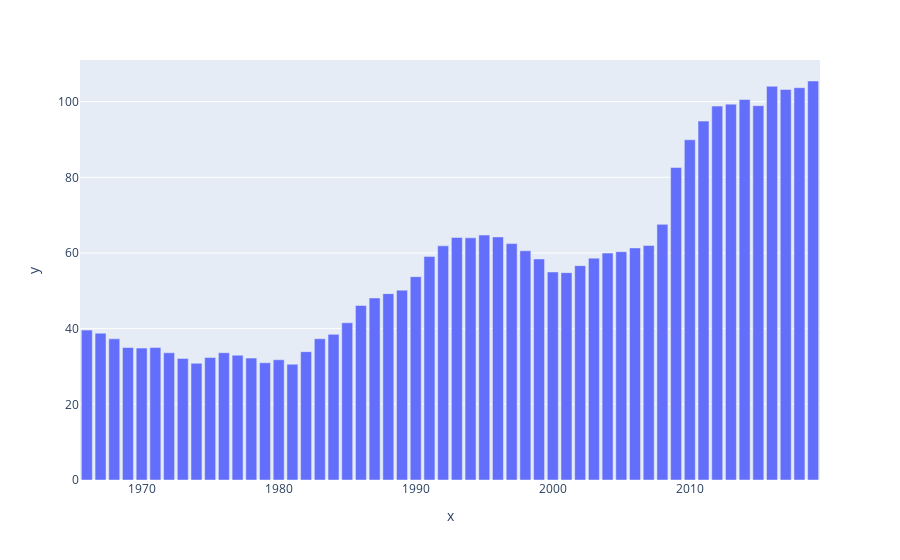

Notebook code cell kept with this figure:
### Code cell
fig = plotly.express.bar(x=debtGDPYears, y=debtGDPData)
fig.show()

### Figure 1 — Plotly figure (JSON) as saved in the notebook; plotly's stock layout.template omitted (floating-point values rounded to 4 significant figures)
{"data": [{"alignmentgroup": "True", "hoverlabel": {"namelength": 0}, "hovertemplate": "x=%{x}<br>y=%{y}", "legendgroup": "", "marker": {"color": "#636efa"}, "name": "", "offsetgroup": "", "orientation": "v", "showlegend": false, "textposition": "auto", "type": "bar", "x": ["1966", "1967", "1968", "1969", "1970", "1971", "1972", "1973", "1974", "1975", "1976", "1977", "1978", "1979", "1980", "1981", "1982", "1983", "1984", "1985", "1986", "1987", "1988", "1989", "1990", "1991", "1992", "1993", "1994", "1995", "1996", "1997", "1998", "1999", "2000", "2001", "2002", "2003", "2004", "2005", "2006", "2007", "2008", "2009", "2010", "2011", "2012", "2013", "2014", "2015", "2016", "2017", "2018", "2019"], "xaxis": "x", "y": ["39.62091", "38.82145", "37.30897", "35.01946", "34.86717", "35.00694", "33.62447", "32.12455", "30.86269", "32.38043", "33.64333", "32.98791", "32.21407", "30.98402", "31.77687", "30.60333", "33.92530", "37.33110", "38.49586", "41.55909", "46.12536", "48.11650", "49.25732", "50.17117", "53.75313", "59.06123", "61.89802", "64.10093", "64.01176", "64.73906", "64.25469", "62.48709", "60.58693", "58.42135", "54.98329", "54.80656", "56.66127", "58.64208", "59.97601", "60.35750", "61.34482", "61.97214", "67.57397", "82.59064", "89.93168", "94.85943", "98.82568", "99.34376", "100.5779", "98.94196", "104.07674", "103.22866", "103.69309", "105.46297"], "yaxis": "y"}], "layout": {"barmode": "relative", "legend": {"tracegroupgap": 0}, "margin": {"t": 60}, "xaxis": {"anchor": "y", "domain": [0, 1], "title": {"text": "x"}}, "yaxis": {"anchor": "x", "domain": [0, 1], "title": {"text": "y"}}}}
